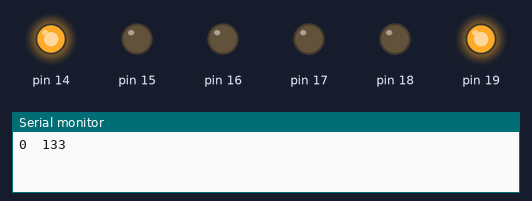
A sketch run on a simulated Arduino Uno, built with avr-gcc and run on an emulated ATmega328P. Shown: output pins drawn as LEDs (lit = HIGH), the last lines printed to the serial monitor.

Above: at 0.2 s.
At 1.2 s:
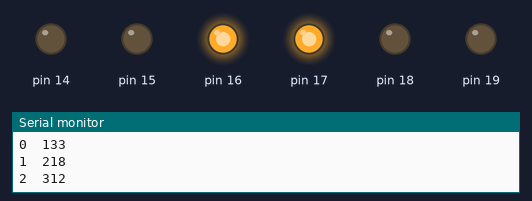
At 2.7 s:
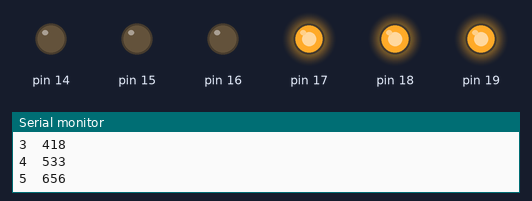
At 5.2 s:
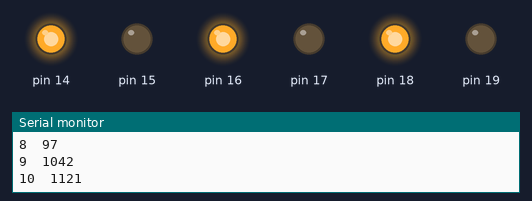
At 7.7 s:
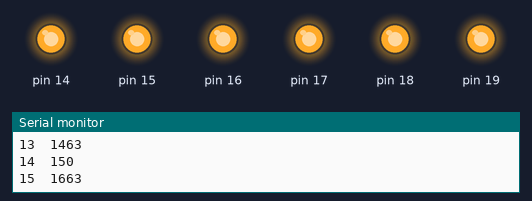
At 10.2 s:
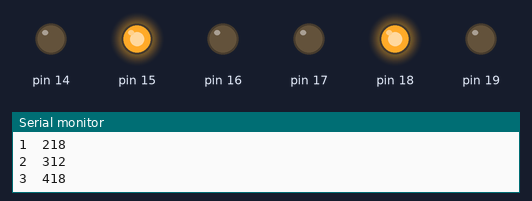
Timing chart, 0 to 11.1 s (numbered marks = the images above):
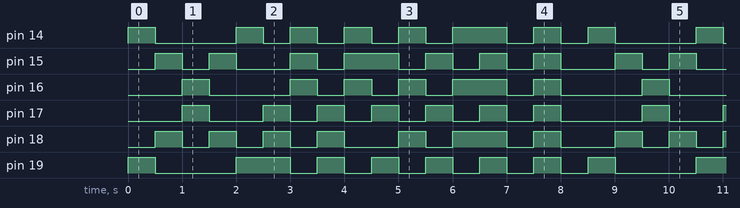

The sketch:

1-6b_pattern.ino
```cpp
#define len 17
int ev = 0;

const byte dx[] = {B100001, B010010, B001100, B010010, B100001, B111000, B000111,
                   B111000, B000111, B101010, B010101, B101010, B010101, B111111,
                   B000000, B111111, B000000, 0x3F
                  };

void setup() {
  Serial.begin(9600);
  DDRC = 0xFF;
}

void loop() {
  Serial.print(ev);
  if (ev == len) ev = 0;
  PORTC = dx[ev];
  ev = ++ev;
  Serial.print("\t");
  Serial.print(ev);
  Serial.println(PORTC, DEC);
  delay(500); // ignore for speed test
}
```

Measured:
- by itself, pin 14: repeats every 8.5 s: LOW 1.5 s, 4 × (HIGH 0.50 s, LOW 0.50 s), HIGH 1.0 s, 2 × (LOW 0.50 s, HIGH 0.50 s)
- by itself, pin 16: repeats every 8.5 s: LOW 1.5 s, 3 × (HIGH 0.50 s, LOW 0.50 s), HIGH 1.0 s, LOW 0.50 s, HIGH 0.50 s, LOW 1.5 s, HIGH 0.50 s
- by itself, pin 17: repeats every 8.5 s: LOW 1.0 s, 5 × (HIGH 0.50 s, LOW 0.50 s), HIGH 0.50 s, LOW 1.5 s, HIGH 0.50 s
- by itself, pin 19: repeats every 8.5 s: LOW 1.5 s, HIGH 1.0 s, 6 × (LOW 0.50 s, HIGH 0.50 s)
- by itself, pin 15: repeats every 8.5 s: LOW 0.50 s, HIGH 0.50 s, LOW 1.0 s, HIGH 0.50 s, LOW 0.50 s, HIGH 1.0 s, 3 × (LOW 0.50 s, HIGH 0.50 s), LOW 1.0 s, HIGH 0.50 s
- by itself, pin 18: repeats every 8.5 s: 3 × (LOW 0.50 s, HIGH 0.50 s), LOW 1.0 s, HIGH 0.50 s, LOW 0.50 s, HIGH 1.0 s, LOW 0.50 s, HIGH 0.50 s, LOW 1.0 s, HIGH 0.50 s
